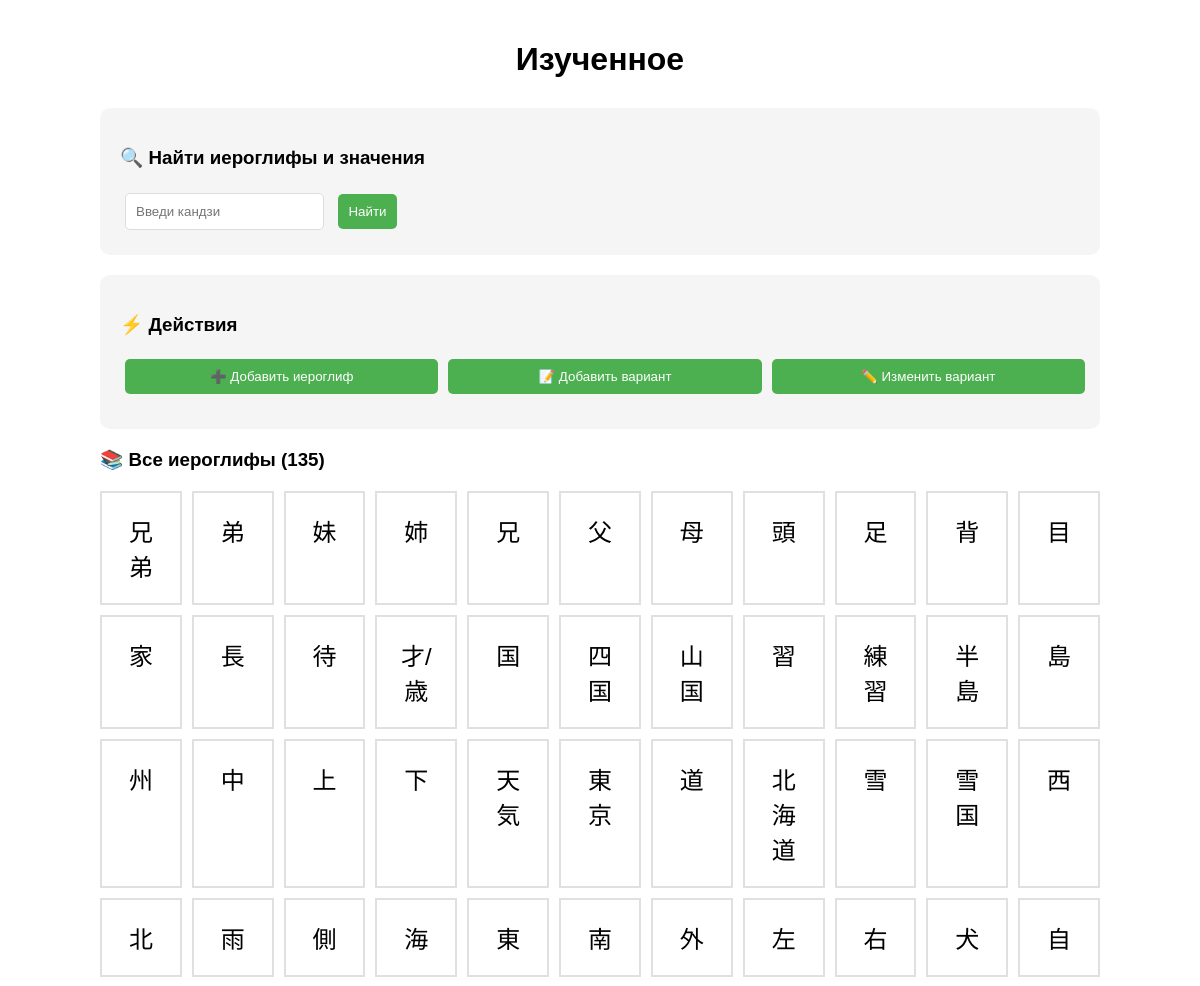
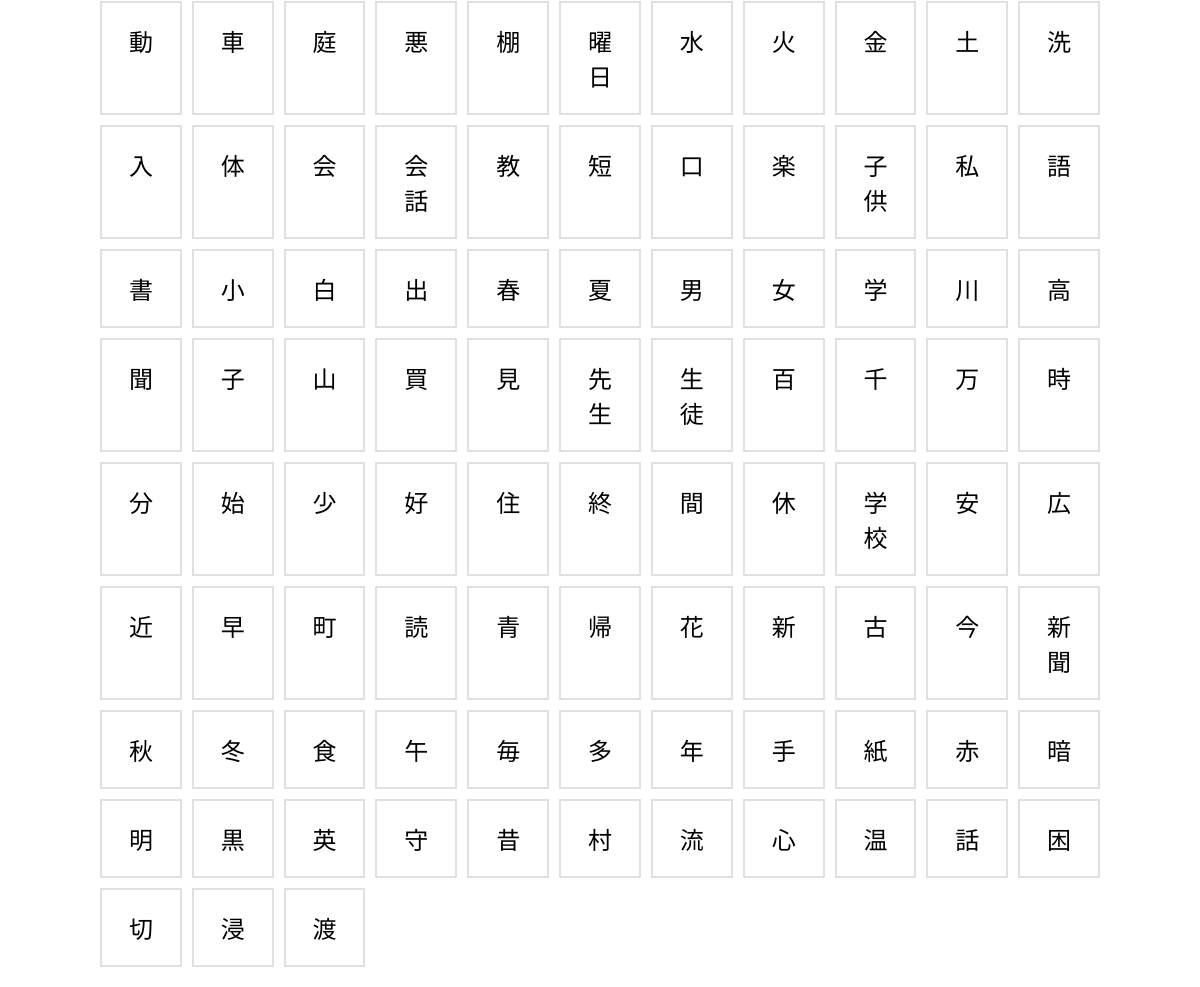
The page / on the database its author committed (2 pictures, top to bottom).
### tables this page shows
CREATE TABLE hieroglyphs (
                id INTEGER PRIMARY KEY AUTOINCREMENT,
                hieroglyph TEXT NOT NULL UNIQUE
            );

### main.py (the view)
@app.get('/')
def read_root(request: Request):
    all_words = database.get_all_hieroglyphs()
    return templates.TemplateResponse('index.html', {
        'request': request,
        'words': all_words
    })

### templates/index.html (shortened to what this page needs)
<!DOCTYPE html>
<html>
<head>
</head>
<body>
    <div class="header">
        <h1>Изученное</h1>
    </div>
    <div class="search-box">
        <h3>🔍 Найти иероглифы и значения</h3>
        <form action="/search" method="post">
            <input type="text" name="hieroglyph" placeholder="Введи кандзи" required>
            <button type="submit">Найти</button>
        </form>
    </div>
    <div class="action-box">
        <h3>⚡ Действия</h3>
        <div class="action-buttons">
            <a href="/add-hieroglyph"><button>➕ Добавить иероглиф</button></a>
            <a href="/add-usage"><button>📝 Добавить вариант</button></a>
            <a href="/edit-usage"><button>✏️ Изменить вариант</button></a>
        </div>
    </div>
    <h3>📚 Все иероглифы ({{ words|length }})</h3>
    {% if words %}
    <div class="hieroglyph-grid">
        {% for word in words %}
        <div class="hieroglyph" onclick="searchHieroglyph('{{ word.hieroglyph }}')">
            {{ word.hieroglyph }}
        </div>
        {% endfor %}
    </div>
    {% else %}
    <p style="text-align: center; color: #666; padding: 40px;">
        Пока нет иероглифов(
    </p>
    {% endif %}
</body>
</html>

### templates/index.html (style rules this page uses)
body { font-family: Arial, sans-serif; max-width: 1000px; margin: 0 auto; padding: 20px; }
.header { text-align: center; margin-bottom: 30px; }
.search-box, .action-box { margin: 20px 0; padding: 20px; background: #f5f5f5; border-radius: 10px; }
input, button, select { padding: 10px; margin: 5px; border: 1px solid #ddd; border-radius: 5px; }
button { background: #4CAF50; color: white; border: none; cursor: pointer; }
.hieroglyph-grid { display: grid; grid-template-columns: repeat(auto-fill, minmax(80px, 1fr)); gap: 10px; margin-top: 20px; }
.hieroglyph { padding: 20px; background: white; border: 2px solid #e0e0e0; text-align: center; font-size: 24px; cursor: pointer; transition: all 0.3s; }
.action-buttons { display: flex; gap: 10px; margin: 10px 0; }
.action-buttons a { flex: 1; }
.action-buttons button { width: 100%; }

### rows shown on the page
hieroglyphs: hieroglyph "兄弟"
hieroglyphs: hieroglyph "才/ 歳"
hieroglyphs: hieroglyph "四国"
hieroglyphs: hieroglyph "山国"
hieroglyphs: hieroglyph "練習"
hieroglyphs: hieroglyph "半島"
hieroglyphs: hieroglyph "天気"
hieroglyphs: hieroglyph "東京"
hieroglyphs: hieroglyph "北海道"
hieroglyphs: hieroglyph "雪国"
hieroglyphs: hieroglyph "曜日"
hieroglyphs: hieroglyph "会話"
hieroglyphs: hieroglyph "子供"
hieroglyphs: hieroglyph "先生"
hieroglyphs: hieroglyph "生徒"
hieroglyphs: hieroglyph "学校"
hieroglyphs: hieroglyph "新聞"

### other values the page prints
{{ words|length }} "135"
{{ word.hieroglyph }} "弟" "妹" "姉" "兄" "父" "母" "頭" "足" "背" "目" "家" "長" "待" "国" "習" "島" "州" "中" "上" "下" "道" "雪" "西" "北" "雨" "側" "海" "東" "南" "外" "左" "右" "犬" "自" "動" "車" "庭" "悪" "棚" "水" "火" "金" "土" "洗" "入" "体" "会" "教" "短" "口" "楽" "私" "語" "書" "小" "白" "出" "春" "夏" "男" "女" "学" "川" "高" "聞" "子" "山" "買" "見" "百" "千" "万" "時" "分" "始" "少" "好" "住" "終" "間" "休" "安" "広" "近" "早" "町" "読" "青" "帰" "花" "新" "古" "今" "秋" "冬" "食" "午" "毎" "多" "年" "手" "紙" "赤" "暗" "明" "黒" "英" "守" "昔" "村" "流" "心" "温" "話" "困" "切" "浸" "渡"
